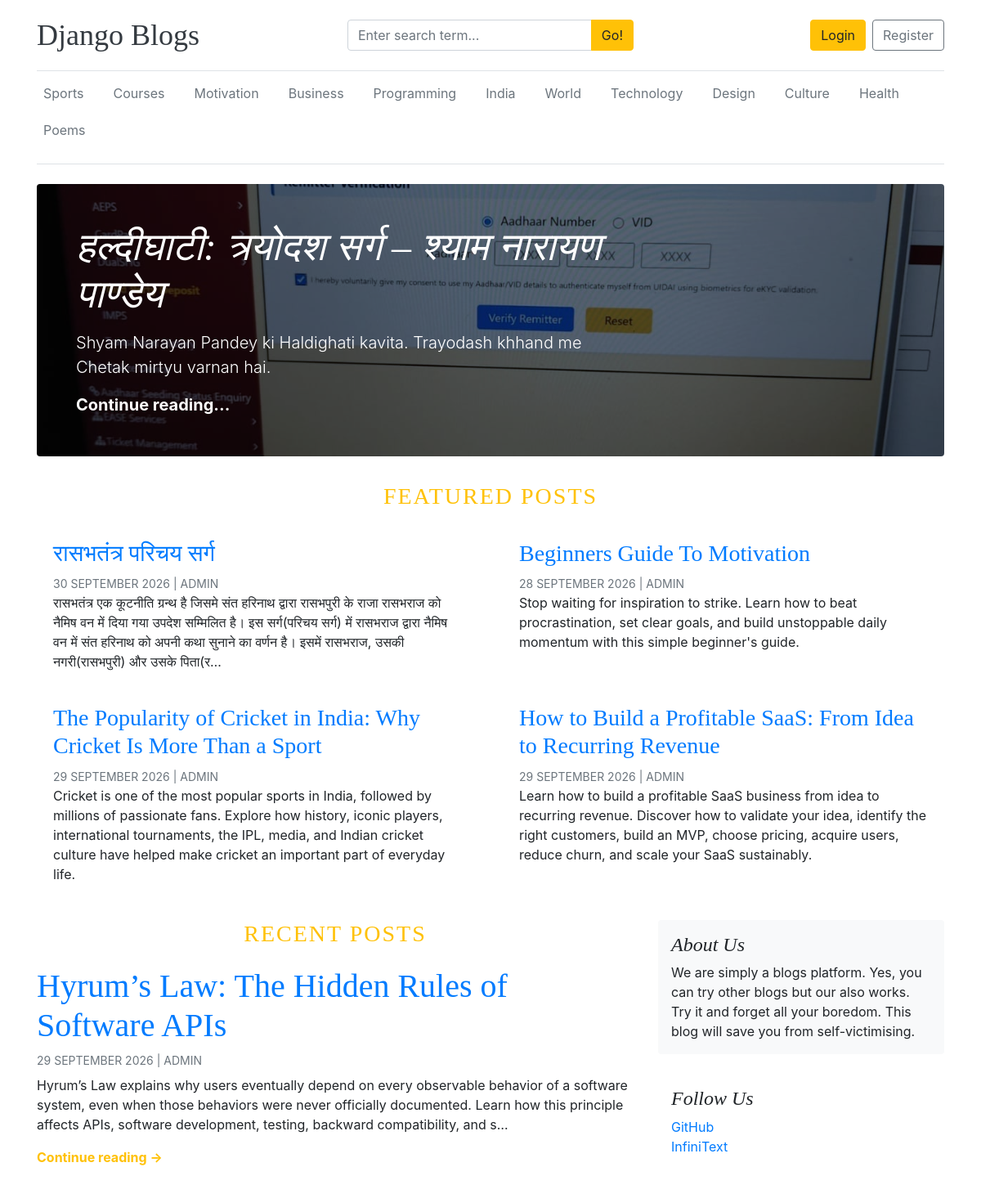
The app's page /, older data.
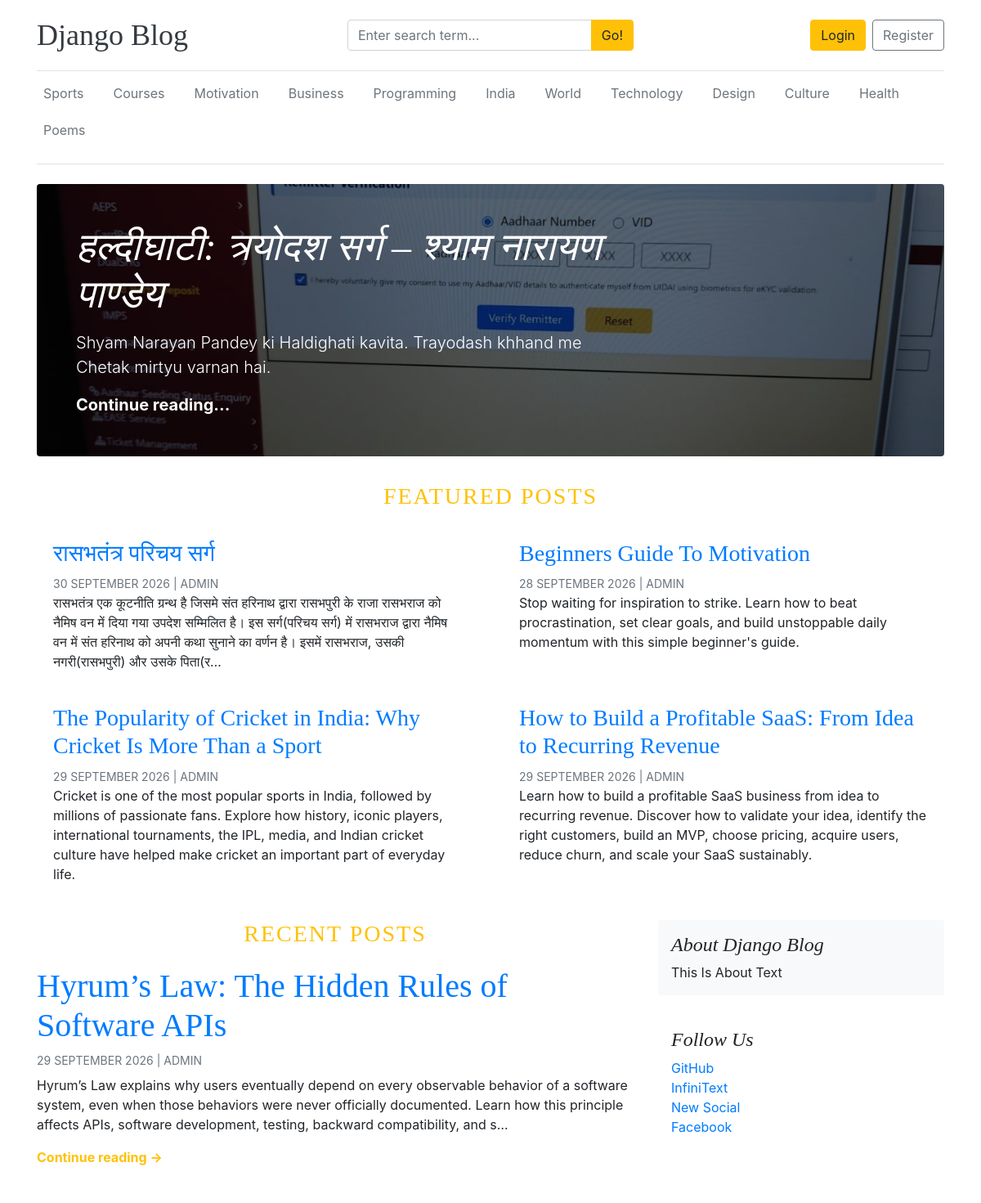
The same page, newer data.
### about_us/models.py (models this page shows, shortened)
class About(models.Model):
    site_name=models.CharField(max_length=50)
    site_tagline=models.TextField(max_length=255)
    site_icon_svg = models.TextField(max_length=2000, null=True)
    about_heading=models.CharField(max_length=60)
    about_text=models.TextField(max_length=255)
    founder = models.CharField(max_length=25,null=True)
    address = models.TextField(max_length=255,null=True)
    company=models.CharField(max_length=70,null=True)
    company_icon_svg = models.TextField(max_length=2000,null=True)
    created_at = models.DateTimeField(auto_now_add=True)
    updated_at = models.DateTimeField(auto_now=True)
    class Meta:
        verbose_name_plural='About'

class SocialLink(models.Model):
    platform = models.CharField(max_length=50)
    link = models.URLField(max_length=255)
    social_icon = models.TextField(max_length=1000)
    created_at = models.DateTimeField(auto_now_add=True)
    updated_at = models.DateTimeField(auto_now=True)

### blogs/models.py (models this page shows)
class Category(models.Model):
    category_name = models.CharField(max_length=50, unique=True)
    created_at = models.DateTimeField(auto_now_add=True)
    updated_at = models.DateTimeField(auto_now=True)
    class Meta:
        verbose_name_plural = "Categories"
    def __str__(self) -> str:
        return self.category_name

class Blog(models.Model):
    title = models.CharField(max_length=100)
    slug = models.SlugField(max_length=150, unique=True, blank=True)
    category = models.ForeignKey(Category, on_delete=models.CASCADE)
    author = models.ForeignKey(User, on_delete=models.CASCADE)
    featured_image = models.ImageField(upload_to='uploads/%Y/%m/%d')
    short_description = models.TextField(max_length=500)
    blog_body = models.TextField(max_length=20000)
    status = models.CharField(max_length=24,choices=STATUS_CHOICES, default='Draft')
    is_featured = models.BooleanField(default=False)
    created_at = models.DateTimeField(auto_now_add=True)
    updated_at = models.DateTimeField(auto_now=True)
    def __str__(self)->str:
        return self.title

### djangoproject/views.py (the view)
# urls.py: 2. Add a URL to urlpatterns:  path('', views.home, name='home')
def home(request):
    featured_posts = Blog.objects.filter(is_featured=True, status='Published').order_by('-updated_at')
    recent_posts = Blog.objects.filter(is_featured=False, status='Published').order_by('-updated_at')
    print(featured_posts)
    return render(request, "home.html", {
        'featured_posts': featured_posts,
        'recent_posts':recent_posts,
    })

### blogs/context_processors.py (called while the page is built)
def get_categories(request):
    categories = Category.objects.all()
    try:
        about = About.objects.get()
    except:
        about = None
    return dict(categories=categories, about=about)

def get_social_links(request):
    social_links = SocialLink.objects.all()
    return dict(social_links=social_links)

### templates/home.html
{% extends 'base.html' %}
{% block content %}
    {% for post in featured_posts %}
        {% if forloop.first %}
            <div class="jumbotron p-3 p-md-5 text-white rounded bg-dark"
                    {% if post.featured_image %}
                 style="background-image: url('{{ post.featured_image.url }}'); background-blend-mode: overlay; background-size: cover; background-position: center;"
                    {% endif %}>
                <div class="col-md-8 px-0">
                    <h1 class="display-4 font-italic">{{ post.title }}</h1>
                    <p class="lead my-3">{{ post.short_description|truncatechars:163 }}</p>
                    <p class="lead mb-0">
                        <a href="{% url 'blogs' post.slug %}" class="text-white font-weight-bold">Continue
                            reading...</a>
                    </p>
                </div>
            </div>
        {% endif %}
    {% endfor %}
    {% if featured_posts|length > 1 %}
        <h3 class="text-uppercase text-warning text-center mt-4 mb-3" style="letter-spacing:2px">Featured Posts</h3>
        <div class="row mb-4">
            {% for post in featured_posts %}
                {% if not forloop.first %}
                    <div class="col-md-6">
                        <div class="card border-0">
                            <div class="card-body">
                                <h3>
                                    <a href="{% url 'blogs' post.slug %}">{{ post.title }}</a>
                                </h3>
                                <small class="mb-1 text-muted text-uppercase">
                                    {{ post.created_at|date:'d F Y' }} | {{ post.author }}
                                </small>
                                <p class="card-text">{{ post.short_description|truncatechars:260 }}</p>
                            </div>
                        </div>
                    </div>
                {% endif %}
            {% endfor %}
        </div>
    {% endif %}
    <div class="row">
        <div class="col-md-8 blog-main">
            <h3 class="text-uppercase text-warning text-center mb-4" style="letter-spacing:2px">Recent Posts</h3>
            {% for post in recent_posts %}
                <div class="card border-0 mb-4">
                    <div class="card-body px-0 pt-0">
                        <h3 class="blog-post-title">
                            <a href="{% url 'blogs' post.slug %}" class="text-decoration-none">{{ post.title }}</a>
                        </h3>
                        <small class="mb-2 text-muted text-uppercase d-block">
                            {{ post.created_at|date:'d F Y' }} | {{ post.author }}
                        </small>
                        <p class="card-text">{{ post.short_description|truncatechars:260 }}</p>
                        <a href="{% url 'blogs' post.slug %}" class="text-warning font-weight-bold">
                            Continue reading →
                        </a>
                    </div>
                </div>
            {% empty %}
                <p class="text-muted text-center">No recent posts available.</p>
            {% endfor %}
        </div>
        <aside class="col-md-4 blog-sidebar">
            <div class="p-3 mb-4 bg-light rounded">
                <h4 class="font-italic">{{ about.about_heading }}</h4>
                <p class="mb-0">{{ about.about_text }}</p>
            </div>
            {% if social_links %}
                <div class="p-3">
                    <h4 class="font-italic">Follow Us</h4>
                    <ol class="list-unstyled mb-0">
                        {% for social_link in social_links %}
                            <li><a href="{{ social_link.link }}">{{ social_link.platform }}</a></li>
                        {% endfor %}
                    </ol>
                </div>
            {% endif %}
        </aside>
    </div>
{% endblock %}

### templates/base.html (shortened to what this page needs)
{% load static %}
<!DOCTYPE html>
<html lang="en">
<head>
    <link href="https://cdn.jsdelivr.net/npm/bootstrap@4.6.2/dist/css/bootstrap.min.css"
          rel="stylesheet">
    <link rel="stylesheet"
          href="https://cdnjs.cloudflare.com/ajax/libs/font-awesome/4.7.0/css/font-awesome.min.css">
    <link href="{% static 'css/blog.css' %}" rel="stylesheet">
    <link href="https://cdnjs.cloudflare.com/ajax/libs/prism/1.29.0/themes/prism.min.css" rel="stylesheet"/>
    <link href="https://cdnjs.cloudflare.com/ajax/libs/prism/1.29.0/themes/prism.min.css" rel="stylesheet"/>
<link href="https://cdnjs.cloudflare.com/ajax/libs/prism/1.29.0/themes/prism-okaidia.min.css" rel="stylesheet" />
</head>
<body>
<div class="container">
    {% if not '/dashboard' in request.path %}
        <header class="blog-header py-3 border-bottom">
            <div class="row align-items-center">
                <div class="col-12 col-md-4 text-center text-md-left mb-2 mb-md-0">
                    <a class="blog-header-logo text-dark"
                       href="/">
                        {{ about.site_name }}
                    </a>
                </div>
                <div class="col-12 col-md-4 mb-2 mb-md-0">
                    <form action="{% url 'search' %}"
                          method="GET">
                        <div class="input-group">
                            <input
                                    class="form-control"
                                    type="text"
                                    name="keyword"
                                    value="{{ keyword }}"
                                    placeholder="Enter search term..."
                                    aria-label="Search"
                                    required
                            >
                            <div class="input-group-append">
                                <button
                                        type="submit"
                                        class="btn btn-warning">
                                    Go!
                                </button>
                            </div>
                        </div>
                    </form>
                </div>
                <div class="col-12 col-md-4
                        d-flex
                        justify-content-center
                        justify-content-md-end
                        align-items-center">
                    {% if not user.is_authenticated %}
                        <a class="btn btn-warning"
                           href="{% url 'login' %}">
                            Login
                        </a>
                        <a class="btn btn-outline-secondary ml-2"
                           href="{% url 'register' %}">
                            Register
                        </a>
                    {% endif %}
                </div>
            </div>
        </header>
        <div class="nav-scroller py-2 mb-4 border-bottom">
            <nav class="nav justify-content-start">
                {% for category in categories %}
                    <a
                            class="p-2 text-muted"
                            href="/category/{{ category.id }}"
                    >
                        {{ category }}
                    </a>
                {% endfor %}
            </nav>
        </div>
    {% else %}
        <header class="d-flex justify-content-center py-3">
            <div class="nav nav-pills">
                <h1>Admin Panel</h1>
            </div>
        </header>
    {% endif %}
    <main role="main">
        {% block content %}
        {% endblock %}
    </main>
</div>
</body>
</html>

### djangoproject/static/css/blog.css (style rules this page uses)
.blog-header { border-bottom: 1px solid #e5e5e5; }
.blog-header-logo { font-family: "Playfair Display", Georgia, "Times New Roman", serif; font-size: 2.25rem; }
h1, h2, h3, h4, h5, h6 { font-family: "Playfair Display", Georgia, "Times New Roman", serif; }
.display-4 { font-size: 2.5rem; }
@media (min-width: 768px) { .display-4 { font-size: 3rem; } }
.blog-post-title { font-size: 2.5rem; }

### templates/base.html (style rules this page uses)
.blog-header-logo { font-family: "Playfair Display", Georgia, "Times New Roman", serif; font-size: 2.25rem; text-decoration: none; }
.nav-scroller { position: relative; z-index: 2; width: 100%; height: auto; overflow: visible; }
.nav-scroller .nav { display: flex; flex-wrap: wrap; width: 100%; padding-bottom: 0.5rem; margin-top: -1px; overflow: visible; white-space: normal; }
.nav-scroller .nav > a, .nav-scroller .nav-link { flex-shrink: 0; margin-right: 20px; margin-bottom: 5px; }

Row changes from the older to the newer data that the page shows:
removed About: site_name "Django Blogs", about_heading "About Us", about_text "We are simply a blogs platform. Yes, you can try other blogs but our also works. Try it and forget all your boredom. This blog will save you from self-victimising."
added About: site_name "Django Blog", about_heading "About Django Blog", about_text "This Is About Text"
added SocialLink: platform "New Social"
added SocialLink: platform "Facebook"
